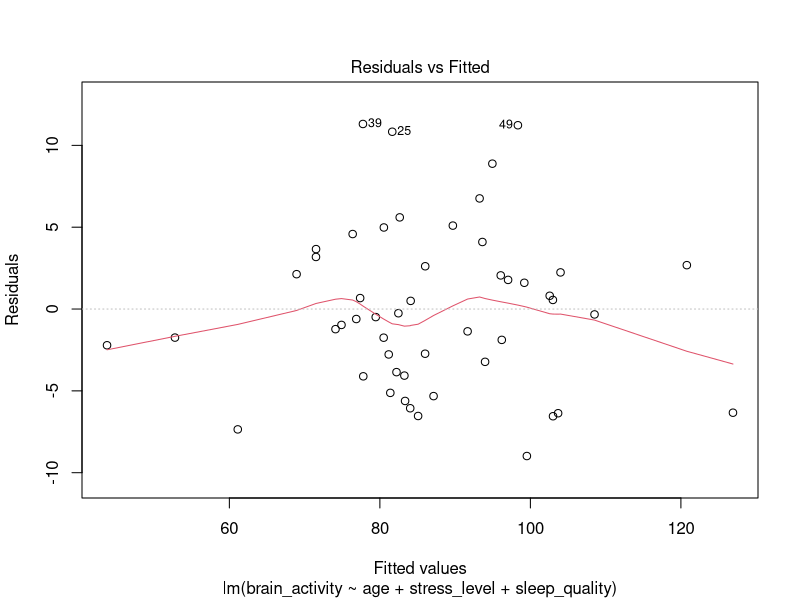
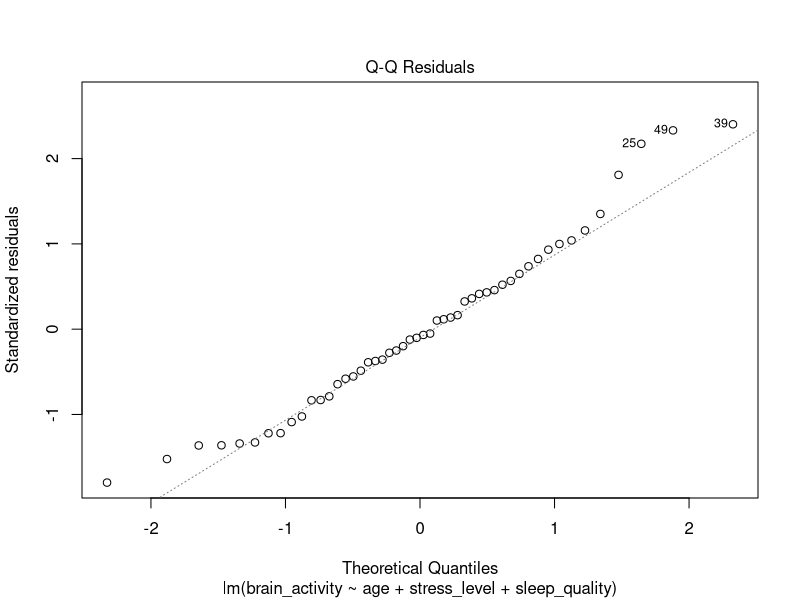
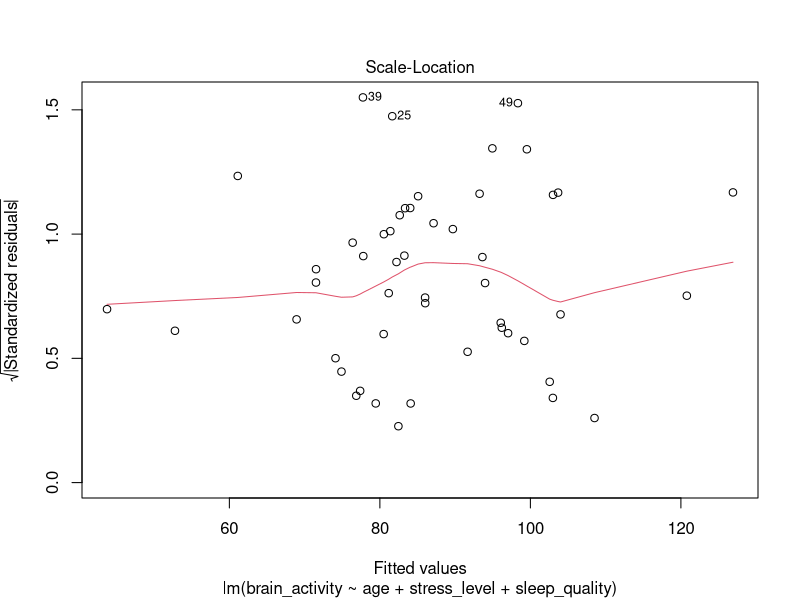
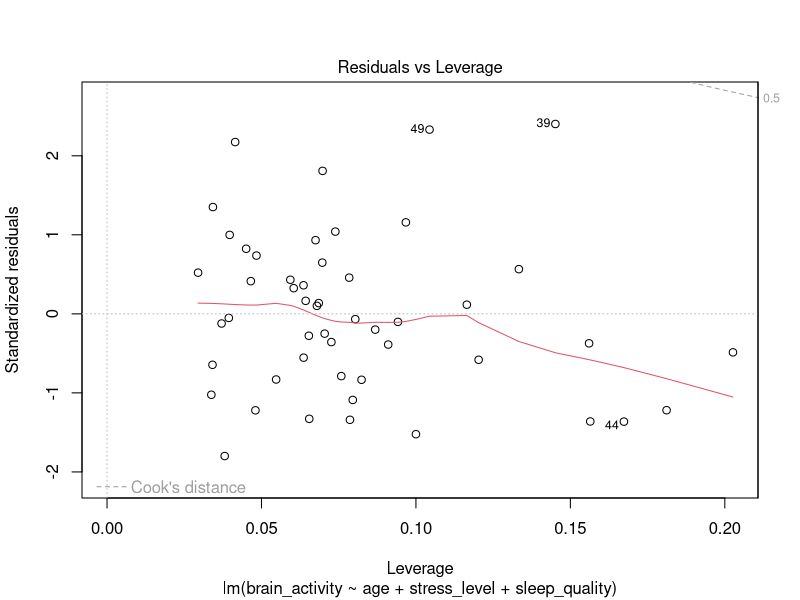

Recreate these plots in R, in order.
# Brain Activity Prediction
#- Multiple linear regression.
#- Quality check of the fitted model.
#- Testing multicollinearity.


#===================== Sample Data
set.seed(123)
# Age in years
age = rnorm(50, 30, 5)  
# Stress level (scale 0-10)
stress_level = runif(50, 0, 10)  
# Sleep quality (scale 0-10)
sleep_quality = runif(50, 0, 10)  
# fMRI signal
brain_activity <- 3 * age - 2 * stress_level + 1.5 * sleep_quality + rnorm(50, 0, 5) 
data = data.frame(age, stress_level, sleep_quality, brain_activity)


#===================== Multiple linear regression
model = lm(brain_activity ~ age + stress_level + sleep_quality, data = data)
summary(model)


#===================== Quality check of the fitted model
plot(model)


#===================== Testing multicollinearity
library(car)
# Variance Inflation Factor
vif(model) 

